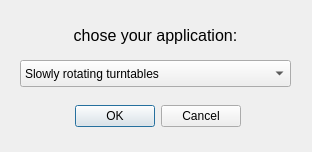
<?xml version="1.0" encoding="UTF-8"?>
<ui version="4.0">
 <class>Dialog</class>
 <widget class="QDialog" name="Dialog">
  <property name="geometry">
   <rect>
    <x>0</x>
    <y>0</y>
    <width>312</width>
    <height>152</height>
   </rect>
  </property>
  <property name="windowTitle">
   <string>Dialog</string>
  </property>
  <widget class="QDialogButtonBox" name="boxButton">
   <property name="geometry">
    <rect>
     <x>-60</x>
     <y>100</y>
     <width>301</width>
     <height>32</height>
    </rect>
   </property>
   <property name="orientation">
    <enum>Qt::Horizontal</enum>
   </property>
   <property name="standardButtons">
    <set>QDialogButtonBox::Cancel|QDialogButtonBox::Ok</set>
   </property>
  </widget>
  <widget class="QComboBox" name="application_type">
   <property name="geometry">
    <rect>
     <x>20</x>
     <y>60</y>
     <width>271</width>
     <height>27</height>
    </rect>
   </property>
   <item>
    <property name="text">
     <string>Slowly rotating turntables</string>
    </property>
   </item>
   <item>
    <property name="text">
     <string>Base axes of slow moving welding robots (not laser welding)</string>
    </property>
   </item>
   <item>
    <property name="text">
     <string>Slowly rotating welding turntables</string>
    </property>
   </item>
   <item>
    <property name="text">
     <string>Gantry robot axes</string>
    </property>
   </item>
   <item>
    <property name="text">
     <string>Base axes of revolute robots</string>
    </property>
   </item>
   <item>
    <property name="text">
     <string>Hand axes of revolute robots with low requirements regarding dynamic performance</string>
    </property>
   </item>
   <item>
    <property name="text">
     <string>Tool revolvers</string>
    </property>
   </item>
   <item>
    <property name="text">
     <string>Tool magazines</string>
    </property>
   </item>
   <item>
    <property name="text">
     <string>Swivelling and positioning axes in medical and measuring devices</string>
    </property>
   </item>
   <item>
    <property name="text">
     <string>Standard applications in general mechanical engineering</string>
    </property>
   </item>
   <item>
    <property name="text">
     <string>Tilting axes</string>
    </property>
   </item>
   <item>
    <property name="text">
     <string>Palette changers</string>
    </property>
   </item>
   <item>
    <property name="text">
     <string>High dynamic tool changers</string>
    </property>
   </item>
   <item>
    <property name="text">
     <string>Revolvers and magazines</string>
    </property>
   </item>
   <item>
    <property name="text">
     <string>Hand axes of revolute robots</string>
    </property>
   </item>
   <item>
    <property name="text">
     <string>Scara robots</string>
    </property>
   </item>
   <item>
    <property name="text">
     <string>Gantry robots</string>
    </property>
   </item>
   <item>
    <property name="text">
     <string>Polishing robots</string>
    </property>
   </item>
   <item>
    <property name="text">
     <string>Dynamic welding turntables</string>
    </property>
   </item>
   <item>
    <property name="text">
     <string>Base axes of welding robots (laser welding)</string>
    </property>
   </item>
   <item>
    <property name="text">
     <string>Swivelling and positioning axes of medical equipment</string>
    </property>
   </item>
   <item>
    <property name="text">
     <string>B / C axes in 5 axis grinding machines</string>
    </property>
   </item>
   <item>
    <property name="text">
     <string>Welding robot hand axes (laser welding)</string>
    </property>
   </item>
   <item>
    <property name="text">
     <string>Milling heads for plastics machining</string>
    </property>
   </item>
   <item>
    <property name="text">
     <string>C axes in turning machines</string>
    </property>
   </item>
   <item>
    <property name="text">
     <string>Milling heads light metal machining</string>
    </property>
   </item>
   <item>
    <property name="text">
     <string>Milling heads wood machining (chipboards etc.)</string>
    </property>
   </item>
   <item>
    <property name="text">
     <string>Milling heads for woodworking (hardwood etc.)</string>
    </property>
   </item>
  </widget>
  <widget class="QLabel" name="label">
   <property name="geometry">
    <rect>
     <x>0</x>
     <y>20</y>
     <width>311</width>
     <height>31</height>
    </rect>
   </property>
   <property name="font">
    <font>
     <pointsize>12</pointsize>
    </font>
   </property>
   <property name="text">
    <string>chose your application:</string>
   </property>
   <property name="alignment">
    <set>Qt::AlignCenter</set>
   </property>
  </widget>
 </widget>
 <resources/>
 <connections>
  <connection>
   <sender>boxButton</sender>
   <signal>accepted()</signal>
   <receiver>Dialog</receiver>
   <slot>accept()</slot>
   <hints>
    <hint type="sourcelabel">
     <x>248</x>
     <y>254</y>
    </hint>
    <hint type="destinationlabel">
     <x>157</x>
     <y>274</y>
    </hint>
   </hints>
  </connection>
  <connection>
   <sender>boxButton</sender>
   <signal>rejected()</signal>
   <receiver>Dialog</receiver>
   <slot>reject()</slot>
   <hints>
    <hint type="sourcelabel">
     <x>316</x>
     <y>260</y>
    </hint>
    <hint type="destinationlabel">
     <x>286</x>
     <y>274</y>
    </hint>
   </hints>
  </connection>
 </connections>
</ui>
